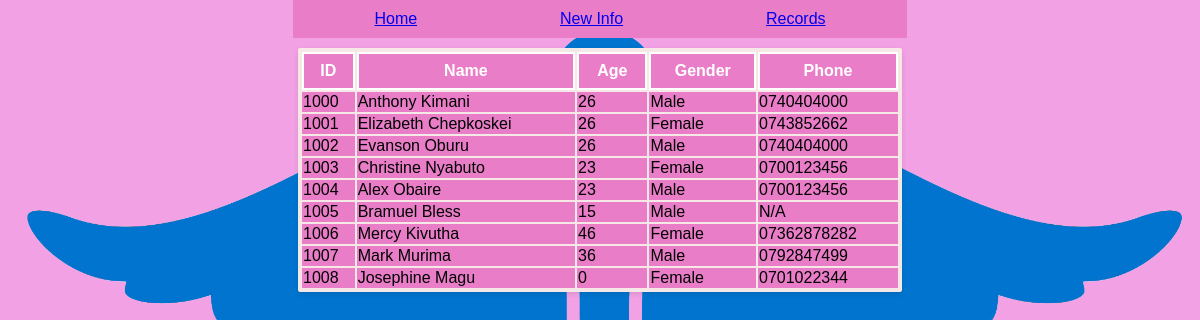
The page /nurse/records.php on the database its author committed.
### tables this page shows
CREATE TABLE `nurse` (
  `id` int(11) NOT NULL,
  `allergies` varchar(255) NOT NULL,
  `bloodpressure` varchar(255) NOT NULL,
  `temperature` double NOT NULL,
  `height` double NOT NULL,
  `weight` double NOT NULL,
  `observations` varchar(255) NOT NULL
);

CREATE TABLE `receptionist` (
  `id` int(11) NOT NULL,
  `name` varchar(255) NOT NULL,
  `age` int(255) NOT NULL,
  `gender` varchar(20) NOT NULL,
  `phone` varchar(20) NOT NULL,
  `address` varchar(255) NOT NULL,
  `nok` varchar(255) NOT NULL,
  `nok_phone` varchar(20) NOT NULL,
  `hospbill` float NOT NULL,
  `doctor` varchar(255) NOT NULL,
  `ward` varchar(255) NOT NULL
);

### nurse/records.php (the view, shortened to what this page needs)
<?php
$connection = mysqli_connect('127.0.0.1', 'root', '', 'hospital');
$nquery  = mysqli_query($connection, "SELECT * FROM nurse,receptionist WHERE nurse.id = receptionist.id");
?>
<body>
  <div class="header">
    <a href="/nurse/home.php">Home</a>
    <a href="/nurse/new.php">New Info</a>
    <a href="/nurse/records.php">Records</a>
  </div>
  <div class="container">
    <table>
      <thead>
        <tr>
          <th>ID</th>
          <th>Name</th>
          <th>Age</th>
          <th>Gender</th>
          <th>Phone</th>
        </tr>
      </thead>
      <tbody>
        <?php foreach ($nquery as $row) : ?>
          <tr class="expandable-row">
            <td><?php echo $row['id'] ?></td>
            <td><?php echo $row['name'] ?></td>
            <td><?php echo $row['age'] ?></td>
            <td><?php echo $row['gender'] ?></td>
            <td><?php echo $row['phone'] ?></td>
          </tr>
        <?php endforeach; ?>
      </tbody>
    </table>
</body>

### nurse/records.php (style rules this page uses)
body { background-image: url('/logo.png'); background-size: 100%; background-color: #f2a1e4; font-family: Arial, sans-serif; margin: auto; width: max-content; }
.header { display: flex; padding: 10px; justify-content: space-around; background: #e97dc8; margin-bottom: 10px; }
.container { display: flex; flex-direction: column; justify-content: center; margin: 5px; padding: 2px; background-color: #f6e8e7; border-radius: 2px; box-shadow: 0 2px 5px rgba(0, 0, 0, 0.1); }
.container { border-collapse: collapse; width: 600px; background-color: #f6e8e7; color: white; }
th { border: 2px solid white; padding: 8px; }
thead { background-color: #e97dc8; color: white; }
tbody { background-color: #e97dc8; }

### rows shown on the page
nurse: receptionist.id "1000", receptionist.name "Anthony Kimani", receptionist.age "26", receptionist.gender "Male", receptionist.phone "0740404000"
nurse: receptionist.id "1001", receptionist.name "Elizabeth Chepkoskei", receptionist.age "26", receptionist.gender "Female", receptionist.phone "0743852662"
nurse: receptionist.id "1002", receptionist.name "Evanson Oburu", receptionist.age "26", receptionist.gender "Male", receptionist.phone "0740404000"
nurse: receptionist.id "1003", receptionist.name "Christine Nyabuto", receptionist.age "23", receptionist.gender "Female", receptionist.phone "0700123456"
nurse: receptionist.id "1004", receptionist.name "Alex Obaire", receptionist.age "23", receptionist.gender "Male", receptionist.phone "0700123456"
nurse: receptionist.id "1005", receptionist.name "Bramuel Bless", receptionist.age "15", receptionist.gender "Male", receptionist.phone "N/A"
nurse: receptionist.id "1006", receptionist.name "Mercy Kivutha", receptionist.age "46", receptionist.gender "Female", receptionist.phone "07362878282"
nurse: receptionist.id "1007", receptionist.name "Mark Murima", receptionist.age "36", receptionist.gender "Male", receptionist.phone "0792847499"
nurse: receptionist.id "1008", receptionist.name "Josephine Magu", receptionist.age "0", receptionist.gender "Female", receptionist.phone "0701022344"
